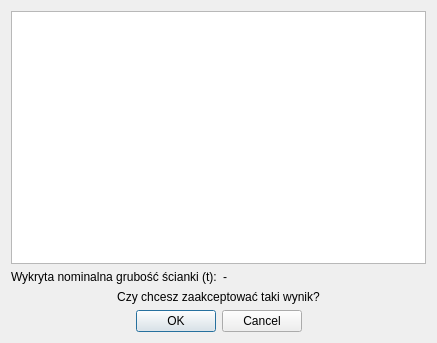
<?xml version="1.0" encoding="UTF-8"?>
<ui version="4.0">
 <class>Dialog</class>
 <widget class="QDialog" name="Dialog">
  <property name="geometry">
   <rect>
    <x>0</x>
    <y>0</y>
    <width>437</width>
    <height>343</height>
   </rect>
  </property>
  <property name="windowTitle">
   <string>Dialog</string>
  </property>
  <layout class="QVBoxLayout" name="verticalLayout">
   <item>
    <widget class="QGraphicsView" name="graphicsView"/>
   </item>
   <item>
    <layout class="QHBoxLayout" name="horizontalLayout">
     <item>
      <widget class="QLabel" name="label">
       <property name="text">
        <string>Wykryta nominalna grubość ścianki (t):</string>
       </property>
      </widget>
     </item>
     <item>
      <widget class="QLabel" name="label_t">
       <property name="text">
        <string>-</string>
       </property>
      </widget>
     </item>
    </layout>
   </item>
   <item>
    <widget class="QLabel" name="label_2">
     <property name="text">
      <string>Czy chcesz zaakceptować taki wynik?</string>
     </property>
     <property name="alignment">
      <set>Qt::AlignCenter</set>
     </property>
    </widget>
   </item>
   <item>
    <widget class="QDialogButtonBox" name="buttonBox">
     <property name="orientation">
      <enum>Qt::Horizontal</enum>
     </property>
     <property name="standardButtons">
      <set>QDialogButtonBox::Cancel|QDialogButtonBox::Ok</set>
     </property>
     <property name="centerButtons">
      <bool>true</bool>
     </property>
    </widget>
   </item>
  </layout>
 </widget>
 <resources/>
 <connections>
  <connection>
   <sender>buttonBox</sender>
   <signal>accepted()</signal>
   <receiver>Dialog</receiver>
   <slot>accept()</slot>
   <hints>
    <hint type="sourcelabel">
     <x>248</x>
     <y>254</y>
    </hint>
    <hint type="destinationlabel">
     <x>157</x>
     <y>274</y>
    </hint>
   </hints>
  </connection>
  <connection>
   <sender>buttonBox</sender>
   <signal>rejected()</signal>
   <receiver>Dialog</receiver>
   <slot>reject()</slot>
   <hints>
    <hint type="sourcelabel">
     <x>316</x>
     <y>260</y>
    </hint>
    <hint type="destinationlabel">
     <x>286</x>
     <y>274</y>
    </hint>
   </hints>
  </connection>
 </connections>
</ui>
